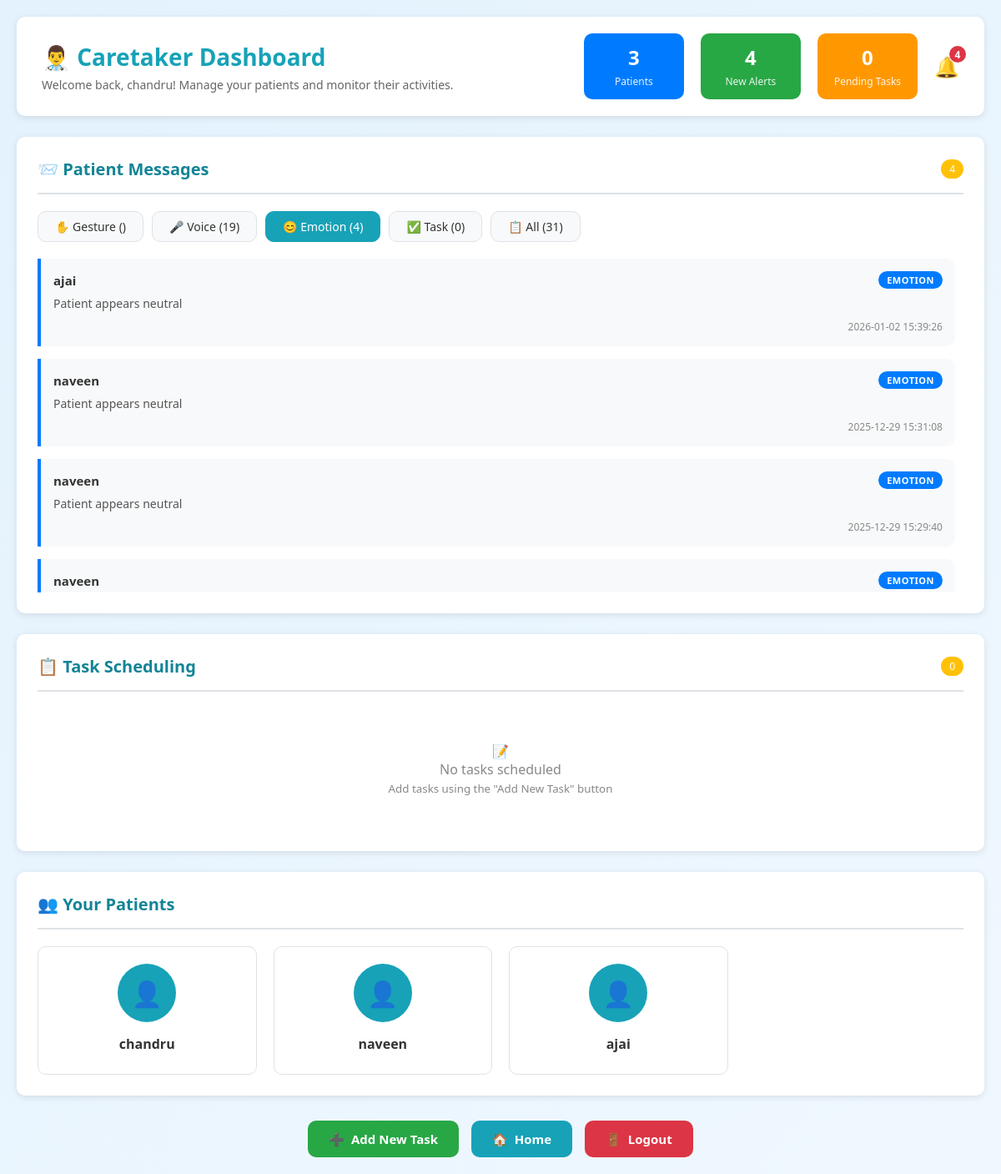
Page /caretaker_dashboard?type=emotion (signed in) on the committed database.
### tables this page shows
CREATE TABLE patient (
        id INTEGER PRIMARY KEY AUTOINCREMENT,
        name TEXT,
        age TEXT,
        location TEXT,
        phone TEXT,
        password TEXT,
        caretaker_name TEXT,
        caretaker_phone TEXT
    , caretaker_email TEXT);

CREATE TABLE messages (
        id INTEGER PRIMARY KEY AUTOINCREMENT,
        patient_name TEXT,
        msg_type TEXT,
        message TEXT
    , timestamp TEXT);

### app.py (the view)
@app.route("/caretaker_dashboard")
def caretaker_dashboard():
    if "caretaker" not in session:
        return redirect("/caretaker_login")
    msg_type = request.args.get('type', 'gesture')
    valid_types = ['gesture', 'voice', 'emotion', 'task', 'all']
    if msg_type not in valid_types:
        msg_type = 'gesture'
    db = get_db()
    try:
        if msg_type == 'all':
            messages = db.execute("""
                SELECT * FROM messages
                ORDER BY timestamp DESC
                LIMIT 20
            """).fetchall()
        else:
            messages = db.execute("""
                SELECT * FROM messages
                WHERE msg_type=?
                ORDER BY timestamp DESC
                LIMIT 20
            """, (msg_type,)).fetchall()
    except sqlite3.OperationalError as e:
        print(f"Database error: {e}")
        if msg_type == 'all':
            messages = db.execute("""
                SELECT id, patient_name, msg_type, message FROM messages
                LIMIT 20
            """).fetchall()
        else:
            messages = db.execute("""
                SELECT id, patient_name, msg_type, message FROM messages
                WHERE msg_type=?
                LIMIT 20
            """, (msg_type,)).fetchall()
    messages_list = []
    for msg in messages:
        try:
            msg_dict = dict(msg)
            if 'timestamp' not in msg_dict:
                msg_dict['timestamp'] = 'N/A'
            messages_list.append(msg_dict)
        except Exception as e:
            print(f"Error converting message: {e}")
            continue
    try:
        gesture_count = db.execute("""
            SELECT COUNT(*) as count FROM messages
            WHERE msg_type='gesture'
        """).fetchone()["count"]
        voice_count = db.execute("""
            SELECT COUNT(*) as count FROM messages
            WHERE msg_type='voice'
        """).fetchone()["count"]
        emotion_count = db.execute("""
            SELECT COUNT(*) as count FROM messages
            WHERE msg_type='emotion'
        """).fetchone()["count"]
        task_count = db.execute("""
            SELECT COUNT(*) as count FROM messages
            WHERE msg_type='task'
        """).fetchone()["count"]
        all_count = db.execute("""
            SELECT COUNT(*) as count FROM messages
        """).fetchone()["count"]
    except:
        gesture_count = 0
        voice_count = 0
        emotion_count = 0
        task_count = 0
        all_count = 0
    patients = db.execute("SELECT name FROM patient").fetchall()
    patients_list = []
    for p in patients:
        try:
            patients_list.append(dict(p))
        except:
            patients_list.append({'name': 'Unknown'})
    try:
        tasks = db.execute("""
            SELECT * FROM tasks
            ORDER BY timestamp DESC
            LIMIT 10
        """).fetchall()
    except sqlite3.OperationalError:
        tasks = db.execute("""
            SELECT id, patient_name, tablet_name, task_time, status FROM tasks
            LIMIT 10
        """).fetchall()
    tasks_list = []
    for t in tasks:
        try:
            tasks_list.append(dict(t))
        except:
            continue
    pending_tasks = db.execute("""
        SELECT COUNT(*) as count FROM tasks
        WHERE status='Pending'
    """).fetchone()["count"]
    total_patients = db.execute("""
        SELECT COUNT(*) as count FROM patient
    """).fetchone()["count"]
    if msg_type == 'gesture':
        recent_alerts = gesture_count
    elif msg_type == 'voice':
        recent_alerts = voice_count
    elif msg_type == 'emotion':
        recent_alerts = emotion_count
    elif msg_type == 'task':
        recent_alerts = task_count
    else:
        recent_alerts = all_count
    db.close()
    return render_template(
        "caretaker_dashboard.html",
        messages=messages_list,
        tasks=tasks_list,
        patients=patients_list,
        pending_tasks=pending_tasks,
        total_patients=total_patients,
        recent_alerts=recent_alerts,
        voice_count=voice_count,
        emotion_count=emotion_count,
        task_count=task_count,
        all_count=all_count,
        current_type=msg_type,
        caretaker_name=session.get('caretaker', 'Caretaker')
    )

### app.py (called while the page is built)
def get_db():
    conn = sqlite3.connect(DB_PATH)
    conn.row_factory = sqlite3.Row
    return conn

### templates/caretaker_dashboard.html (shortened to what this page needs)
<!DOCTYPE html>
<html lang="en">
<head>
</head>
<body>
    <div class="dashboard-container">
        <div class="header">
            <div class="header-left">
                <h1>👨‍⚕️ Caretaker Dashboard</h1>
                <p>Welcome back, {{ caretaker_name }}! Manage your patients and monitor their activities.</p>
            </div>
            <div class="header-right">
                <div class="stats-card" style="background: #007bff;">
                    <span class="number">{{ total_patients }}</span>
                    <span class="label">Patients</span>
                </div>
                <div class="stats-card" style="background: #28a745;">
                    <span class="number">{{ recent_alerts }}</span>
                    <span class="label">New Alerts</span>
                </div>
                <div class="stats-card" style="background: #ff9800;">
                    <span class="number">{{ pending_tasks }}</span>
                    <span class="label">Pending Tasks</span>
                </div>
                <div class="notification-bell">
                    <span class="bell-icon">🔔</span>
                    {% if recent_alerts > 0 %}
                    <span class="notification-count">{{ recent_alerts }}</span>
                    {% endif %}
                </div>
            </div>
        </div>
        <div class="content-grid">
            <div class="message-column">
                <div class="card">
                    <div class="card-header">
                        <h3 class="card-title">📨 Patient Messages</h3>
                        <span class="badge">{{ recent_alerts }}</span>
                    </div>
                    <div class="message-tabs">
                        <a href="/caretaker_dashboard?type=gesture" class="tab-btn {% if request.args.get('type', 'gesture') == 'gesture' %}active{% endif %}">
                            ✋ Gesture ({{ recent_alerts if request.args.get('type', 'gesture') == 'gesture' else gesture_count }})
                        </a>
                        <a href="/caretaker_dashboard?type=voice" class="tab-btn {% if request.args.get('type') == 'voice' %}active{% endif %}">
                            🎤 Voice ({{ voice_count }})
                        </a>
                        <a href="/caretaker_dashboard?type=emotion" class="tab-btn {% if request.args.get('type') == 'emotion' %}active{% endif %}">
                            😊 Emotion ({{ emotion_count }})
                        </a>
                        <a href="/caretaker_dashboard?type=task" class="tab-btn {% if request.args.get('type') == 'task' %}active{% endif %}">
                            ✅ Task ({{ task_count }})
                        </a>
                        <a href="/caretaker_dashboard?type=all" class="tab-btn {% if request.args.get('type') == 'all' %}active{% endif %}">
                            📋 All ({{ all_count }})
                        </a>
                    </div>
                    <div class="message-list" id="messagesContainer">
                        {% for m in messages %}
                        <div class="message-item {{ m.msg_type }}"
                             onclick="showMessageDetail('{{ m.id }}', '{{ m.patient_name }}', '{{ m.msg_type }}', '{{ m.message|replace("'", "\\'")|replace('"', '\\"') }}', '{{ m.timestamp }}')">
                            <div class="message-header">
                                <span class="message-patient">{{ m.patient_name }}</span>
                                <span class="message-type {{ m.msg_type }}-type">{{ m.msg_type|capitalize }}</span>
                            </div>
                            <div class="message-content">{{ m.message }}</div>
                            <div class="message-time">{{ m.timestamp }}</div>
                        </div>
                        {% else %}
                        <div class="empty-state">
                            <div>📭</div>
                            <p>No {{ current_type }} messages yet</p>
                            <small>When patients send {{ current_type }} messages, they will appear here</small>
                        </div>
                        {% endfor %}
                    </div>
                </div>
            </div>
            <div class="right-column">
                <div class="card">
                    <div class="card-header">
                        <h3 class="card-title">📋 Task Scheduling</h3>
                        <span class="badge">{{ tasks|length }}</span>
                    </div>
                    <div class="task-list">
                        {% for t in tasks %}
                        <div class="task-item">
                            <div class="task-info">
                                <h4>{{ t.tablet_name }}</h4>
                                <div class="task-details">
                                    Patient: <span class="task-patient">{{ t.patient_name }}</span> |
                                    Time: {{ t.task_time }}
                                </div>
                                <span class="task-status {% if t.status == 'Completed' %}status-completed{% else %}status-pending{% endif %}">
                                    {{ t.status }}
                                </span>
                            </div>
                            <div class="task-actions">
                                <button class="btn btn-primary" style="padding: 6px 12px; font-size: 13px;"
                                        onclick="viewPatient('{{ t.patient_name }}')">View</button>
                                <a href="/delete_task/{{ t.id }}" class="btn btn-danger"
                                   style="padding: 6px 12px; font-size: 13px;"
                                   onclick="return confirm('Are you sure you want to delete this task?')">Delete</a>
                            </div>
                        </div>
                        {% else %}
                        <div class="empty-state">
                            <div>📝</div>
                            <p>No tasks scheduled</p>
                            <small>Add tasks using the "Add New Task" button</small>
                        </div>
                        {% endfor %}
                    </div>
                </div>
                <div class="card" style="margin-top: 25px;">
                    <div class="card-header">
                        <h3 class="card-title">👥 Your Patients</h3>
                    </div>
                    <div class="patient-grid">
                        {% for patient in patients %}
                        <div class="patient-card" onclick="viewPatient('{{ patient.name }}')">
                            <div class="patient-avatar">👤</div>
                            <div class="patient-name">{{ patient.name }}</div>
                        </div>
                        {% else %}
                        <div class="empty-state" style="grid-column: 1/-1;">
                            <div>👥</div>
                            <p>No patients assigned yet</p>
                            <small>Patients will appear here once registered</small>
                        </div>
                        {% endfor %}
                    </div>
                </div>
            </div>
        </div>
        <div class="action-buttons">
            <a href="/add_task" class="btn btn-success">
                <span>➕</span> Add New Task
            </a>
            <a href="/" class="btn btn-primary">
                <span>🏠</span> Home
            </a>
            <a href="/logout" class="btn btn-danger" onclick="return confirm('Are you sure you want to logout?')">
                <span>🚪</span> Logout
            </a>
        </div>
    </div>
</body>
</html>

### rows in the picture
patient: name "chandru"
messages: patient_name "ajai", msg_type "EMOTION", message "Patient appears neutral", timestamp "2026-01-02 15:39:26"
messages: patient_name "naveen", msg_type "EMOTION", message "Patient appears neutral", timestamp "2025-12-29 15:31:08"
messages: patient_name "naveen", msg_type "EMOTION", message "Patient appears neutral", timestamp "2025-12-29 15:29:40"
messages: patient_name "naveen", msg_type "EMOTION"
patient: name "naveen"
patient: name "ajai"

### other values in the picture
{{ total_patients }} "3"
{{ recent_alerts }} "4"
{{ pending_tasks }} "0"
{{ voice_count }} "19"
{{ emotion_count }} "4"
{{ task_count }} "0"
{{ all_count }} "31"
{{ tasks|length }} "0"
